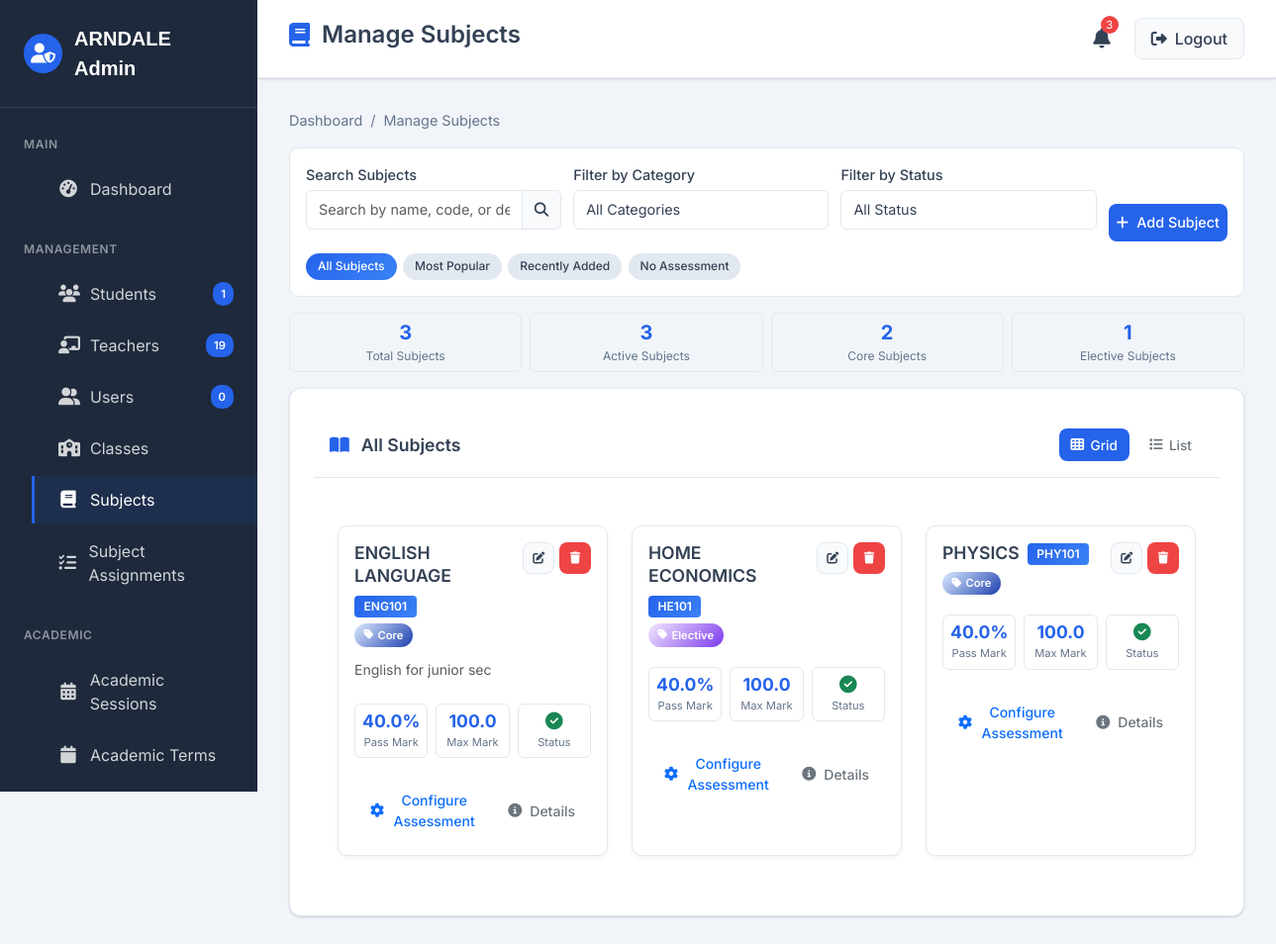
The page /admin/subjects (signed in) on the database its author committed.
### models.py (models this page shows)
class Subject(db.Model):
    __tablename__ = 'subjects'
    id = db.Column(db.String(36), primary_key=True, default=lambda: str(uuid.uuid4()))
    name = db.Column(db.String(100), nullable=False)
    code = db.Column(db.String(20), unique=True, nullable=False)
    description = db.Column(db.Text)
    category = db.Column(db.String(50))  # Core, Elective
    is_active = db.Column(db.Boolean, default=True)
    assessment_structure = db.Column(JSONB)  # Add these fields for grading
    pass_mark = db.Column(db.Float, default=40.0)
    max_mark = db.Column(db.Float, default=100.0)
    subject_assignments = db.relationship('SubjectAssignment', back_populates='subject', cascade='all, delete-orphan')
    question_banks = db.relationship('QuestionBank', back_populates='subject', cascade='all, delete-orphan')
    exams = db.relationship('Exam', back_populates='subject', cascade='all, delete-orphan')
    exam_results = db.relationship('ExamResult', back_populates='subject', cascade='all, delete-orphan')
    teacher_comments = db.relationship('TeacherComment', back_populates='subject', cascade='all, delete-orphan')

### routes/admin_routes.py (the view)
@admin_bp.route('/subjects')
@login_required
@admin_required
def manage_subjects():
    subjects = Subject.query.all()
    categories = SubjectCategory.query.all()
    active_subjects = Subject.query.filter_by(is_active=True).count()
    core_subjects = Subject.query.filter_by(category='Core').count()
    elective_subjects = Subject.query.filter_by(category='Elective').count()
    return render_template('admin/subjects.html',
                         subjects=subjects,
                         categories=categories,
                         active_subjects=active_subjects,
                         core_subjects=core_subjects,
                         elective_subjects=elective_subjects)

### app.py (called while the page is built)
@app.before_request
def check_trial_expiry():
    if request.endpoint == "expired":
        return None
    if request.endpoint == "static":
        return None
    if datetime.now() > TRIAL_EXPIRY:
        return redirect(url_for("expired"))

### routes/admin_routes.py (called while the page is built)
@admin_bp.context_processor
def utility_processor():
    def get_assessment_by_id(assessment_id):
        return Assessment.query.get(assessment_id)
    return dict(get_assessment_by_id=get_assessment_by_id)

@admin_bp.context_processor
def utility_processor():
    def get_action_type(action):
        """Helper function to determine action type for badge"""
        if not action:
            return 'system'
        action_lower = action.lower()
        if any(word in action_lower for word in ['create', 'add', 'insert']):
            return 'create'
        elif any(word in action_lower for word in ['update', 'edit', 'modify']):
            return 'update'
        elif any(word in action_lower for word in ['delete', 'remove', 'archive']):
            return 'delete'
        elif any(word in action_lower for word in ['login', 'signin']):
            return 'login'
        elif any(word in action_lower for word in ['logout', 'signout']):
            return 'logout'
        else:
            return 'system'
    return dict(get_action_type=get_action_type)

### templates/admin/subjects.html (shortened to what this page needs)
<!DOCTYPE html>
{% extends "admin/admin_base.html" %}
{% block page_title %}
<h1><i class="fas fa-book"></i> Manage Subjects</h1>
{% endblock %}
{% block breadcrumb %}
<span class="separator">/</span>
<span>Manage Subjects</span>
{% endblock %}
{% block content %}
<div class="search-bar">
    <div class="search-row">
        <div class="form-group" style="flex: 1;">
            <label class="form-label">Search Subjects</label>
            <div class="input-group">
                <input type="text" id="searchInput" class="form-control" placeholder="Search by name, code, or description...">
                <button class="btn btn-secondary" type="button" id="searchBtn">
                    <i class="fas fa-search"></i>
                </button>
            </div>
        </div>
        <div class="form-group" style="min-width: 200px;">
            <label class="form-label">Filter by Category</label>
            <select id="categoryFilter" class="form-control">
                <option value="all">All Categories</option>
            </select>
        </div>
        <div class="form-group" style="min-width: 200px;">
            <label class="form-label">Filter by Status</label>
            <select id="statusFilter" class="form-control">
                <option value="all">All Status</option>
            </select>
        </div>
        <div>
            <button class="btn btn-primary" id="addSubjectBtn">
                <i class="fas fa-plus"></i> Add Subject
            </button>
        </div>
    </div>
    <div class="filter-badges">
        <span class="filter-badge active" data-filter="all">All Subjects</span>
        <span class="filter-badge" data-filter="popular">Most Popular</span>
        <span class="filter-badge" data-filter="recent">Recently Added</span>
        <span class="filter-badge" data-filter="no-assessment">No Assessment</span>
    </div>
</div>
<div class="stats-summary">
    <div class="stat-item">
        <h4>{{ subjects|length }}</h4>
        <p>Total Subjects</p>
    </div>
    <div class="stat-item">
        <h4>{{ active_subjects }}</h4>
        <p>Active Subjects</p>
    </div>
    <div class="stat-item">
        <h4>{{ core_subjects }}</h4>
        <p>Core Subjects</p>
    </div>
    <div class="stat-item">
        <h4>{{ elective_subjects }}</h4>
        <p>Elective Subjects</p>
    </div>
</div>
<div class="admin-card">
    <div class="card-header">
        <h3 class="card-title"><i class="fas fa-book-open"></i> All Subjects</h3>
        <div class="view-toggle">
            <button class="btn btn-sm btn-outline-secondary active" id="gridViewBtn">
                <i class="fas fa-th"></i> Grid
            </button>
            <button class="btn btn-sm btn-outline-secondary" id="listViewBtn">
                <i class="fas fa-list"></i> List
            </button>
        </div>
    </div>
    <div id="subjectsGrid" class="grid grid-cols-1 md:grid-cols-2 lg:grid-cols-3 gap-4 p-4">
        {% if subjects %}
            {% for subject in subjects %}
            <div class="subject-card" data-category="{{ subject.category or 'none' }}" data-status="{{ 'active' if subject.is_active else 'inactive' }}">
                <div class="subject-header">
                    <div>
                        <h4 class="mb-0">{{ subject.name }}
                            <span class="subject-code">{{ subject.code }}</span>
                        </h4>
                        {% if subject.category %}
                        <span class="subject-category category-{{ subject.category|lower }}">
                            <i class="fas fa-tag"></i> {{ subject.category }}
                        </span>
                        {% endif %}
                    </div>
                    <div class="action-buttons">
                        <button class="btn btn-sm btn-secondary edit-subject-btn"
                                data-id="{{ subject.id }}"
                                title="Edit Subject">
                            <i class="fas fa-edit"></i>
                        </button>
                        <button class="btn btn-sm btn-danger delete-subject-btn"
                                data-id="{{ subject.id }}"
                                data-name="{{ subject.name }}"
                                title="Delete Subject">
                            <i class="fas fa-trash"></i>
                        </button>
                    </div>
                </div>
                {% if subject.description %}
                <p class="text-muted small mb-3">{{ subject.description|truncate(100) }}</p>
                {% endif %}
                <div class="subject-stats">
                    <div class="stat-item">
                        <div class="stat-value">{{ subject.pass_mark or 40 }}%</div>
                        <div class="stat-label">Pass Mark</div>
                    </div>
                    <div class="stat-item">
                        <div class="stat-value">{{ subject.max_mark or 100 }}</div>
                        <div class="stat-label">Max Mark</div>
                    </div>
                    <div class="stat-item">
                        <div class="stat-value">
                            {% if subject.is_active %}
                            <i class="fas fa-check-circle text-success"></i>
                            {% else %}
                            <i class="fas fa-times-circle text-danger"></i>
                            {% endif %}
                        </div>
                        <div class="stat-label">Status</div>
                    </div>
                </div>
                <div class="mt-3 d-flex justify-content-between">
                    <button class="btn btn-sm btn-outline-primary configure-assessment-btn"
                            data-id="{{ subject.id }}">
                        <i class="fas fa-cog"></i> Configure Assessment
                    </button>
                    <button class="btn btn-sm btn-outline-secondary view-details-btn"
                            data-id="{{ subject.id }}">
                        <i class="fas fa-info-circle"></i> Details
                    </button>
                </div>
            </div>
            {% endfor %}
        {% endif %}
    </div>
</div>
{% endblock %}

### templates/admin/admin_base.html (style rules this page uses)
:root { --admin-primary: #2563eb; --admin-primary-dark: #1d4ed8; --admin-primary-light: #dbeafe; --admin-secondary: #475569; --admin-success: #10b981; --admin-warning: #f59e0b; --admin-danger: #ef4444; --admin-info: #0ea5e9; --admin-light: #f8fafc; --admin-dark: #1e293b; --admin-sidebar: #1e293b; --admin-sidebar-hover: #334155; --admin-sidebar-active: #2563eb; --admin-header: #ffffff; --admin-content: #f1f5f9; --admin-card: #ffffff; --admin-border: #e2e8f0; --admin-text: #334155; --admin-text-light: #64748b; --admin-shadow: 0 1px 3px 0 rgba(0, 0, 0, 0.1), 0 1px 2px 0 rgba(0, 0, 0, 0.06); --admin-shadow-md: 0 4px 6px -1px rgba(0, 0, 0, 0.1), 0 2px 4px -1px rgba(0, 0, 0, 0.06); --admin-shadow-lg: 0 10px 15px -3px rgba(0, 0, 0, 0.1), 0 4px 6px -2px rgba(0, 0, 0, 0.05); --admin-radius: 8px; --admin-radius-lg: 12px; --admin-transition: all 0.3s ease; }
* { margin: 0; padding: 0; box-sizing: border-box; }
body { font-family: 'Inter', -apple-system, BlinkMacSystemFont, 'Segoe UI', Roboto, sans-serif; background-color: var(--admin-content); color: var(--admin-text); overflow-x: hidden; min-height: 100vh; }
.header-title h1 { font-size: 1.5rem; font-weight: 600; color: var(--admin-text); display: flex; align-items: center; gap: 0.75rem; }
.header-title h1 i { color: var(--admin-primary); }
.breadcrumb .separator { color: var(--admin-text-light); }
.admin-card { background: var(--admin-card); border-radius: var(--admin-radius-lg); padding: 1.5rem; box-shadow: var(--admin-shadow); border: 1px solid var(--admin-border); margin-bottom: 1.5rem; transition: var(--admin-transition); }
.card-header { display: flex; justify-content: space-between; align-items: center; margin-bottom: 1.5rem; padding-bottom: 1rem; border-bottom: 2px solid var(--admin-border); }
.card-title { font-size: 1.25rem; font-weight: 600; color: var(--admin-text); display: flex; align-items: center; gap: 0.75rem; }
.card-title i { color: var(--admin-primary); }
.btn { display: inline-flex; align-items: center; justify-content: center; gap: 0.5rem; padding: 0.75rem 1.5rem; border-radius: var(--admin-radius); font-weight: 500; cursor: pointer; transition: var(--admin-transition); border: none; font-size: 0.95rem; text-decoration: none; }
.btn-primary { background: var(--admin-primary); color: white; }
.btn-secondary { background: var(--admin-light); color: var(--admin-text); border: 1px solid var(--admin-border); }
.btn-danger { background: var(--admin-danger); color: white; }
.btn-sm { padding: 0.5rem 1rem; font-size: 0.875rem; }
.form-group { margin-bottom: 1.5rem; }
.form-label { display: block; margin-bottom: 0.5rem; font-weight: 500; color: var(--admin-text); }
.form-control { width: 100%; padding: 0.75rem 1rem; border: 2px solid var(--admin-border); border-radius: var(--admin-radius); font-size: 1rem; transition: var(--admin-transition); background: white; }
.text-success { color: var(--admin-success); }
.text-muted { color: var(--admin-text-light); }
.mb-0 { margin-bottom: 0; }
.mb-3 { margin-bottom: 1.5rem; }
.mt-3 { margin-top: 1.5rem; }
.p-4 { padding: 2rem; }
.d-flex { display: flex; }
.justify-content-between { justify-content: space-between; }

### rows shown on the page
Subject: name "ENGLISH LANGUAGE", code "ENG101", category "Core", description "English for junior sec", pass_mark "40.0", max_mark "100.0", is_active True (drawn)
Subject: name "HOME ECONOMICS", code "HE101", category "Elective", pass_mark "40.0", max_mark "100.0", is_active True (drawn)
Subject: name "PHYSICS", code "PHY101", category "Core", pass_mark "40.0", max_mark "100.0", is_active True (drawn)

### other values the page prints
{{ subjects|length }} "3"
{{ active_subjects }} "3"
{{ core_subjects }} "2"
{{ elective_subjects }} "1"
